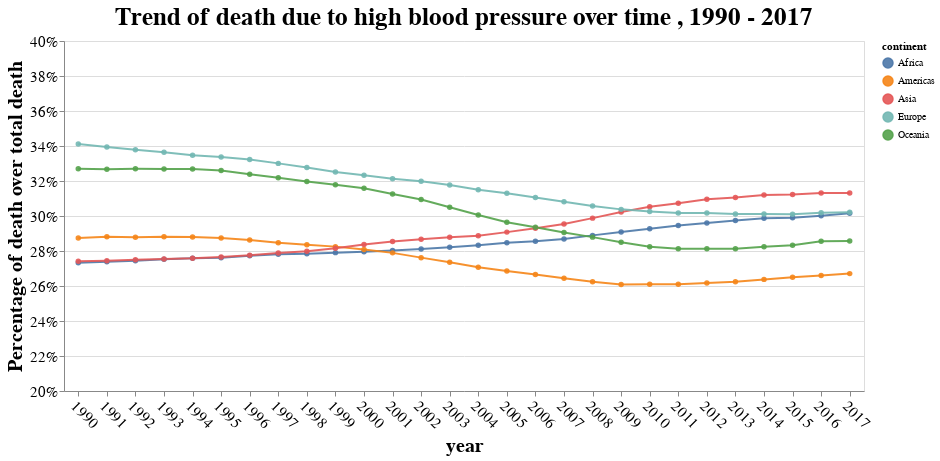

Notebook cell for this chart:
### Code cell
line_graph("high_blood_pressure")

### Figure 1 — Vega-Lite specification as saved in the notebook (floating-point values rounded to 4 significant figures; data arrays with more than 128 entries replaced by an {"elided": "..."} marker saying what was removed)
{"$schema": "https://vega.github.io/schema/vega-lite/v3.4.0.json", "config": {"axis": {"labelFontSize": 15, "titleFontSize": 20}, "mark": {"tooltip": null}, "title": {"fontSize": 25}, "view": {"height": 300, "width": 400}}, "data": {"name": "data-9f5b26a249f9a140336262dc8201e3b9"}, "datasets": {"data-9f5b26a249f9a140336262dc8201e3b9": {"elided": "140 records"}}, "encoding": {"color": {"condition": {"field": "continent", "selection": "selector009", "type": "nominal"}, "value": "grey"}, "opacity": {"condition": {"selection": "selector009", "value": 0.9}, "value": 0.2}, "tooltip": [{"field": "year", "type": "nominal"}, {"field": "continent", "type": "nominal"}, {"field": "high_blood_pressure", "format": ".2%", "title": "percentage of death", "type": "quantitative"}], "x": {"axis": {"labelAngle": 45}, "field": "year", "type": "nominal"}, "y": {"axis": {"format": "%"}, "field": "high_blood_pressure", "scale": {"domain": [0.2, 0.4]}, "title": "Percentage of death over total death", "type": "quantitative"}}, "height": 350, "mark": {"point": true, "type": "line"}, "selection": {"selector009": {"type": "single"}}, "title": "Trend of death due to high blood pressure over time , 1990 - 2017", "width": 800}
